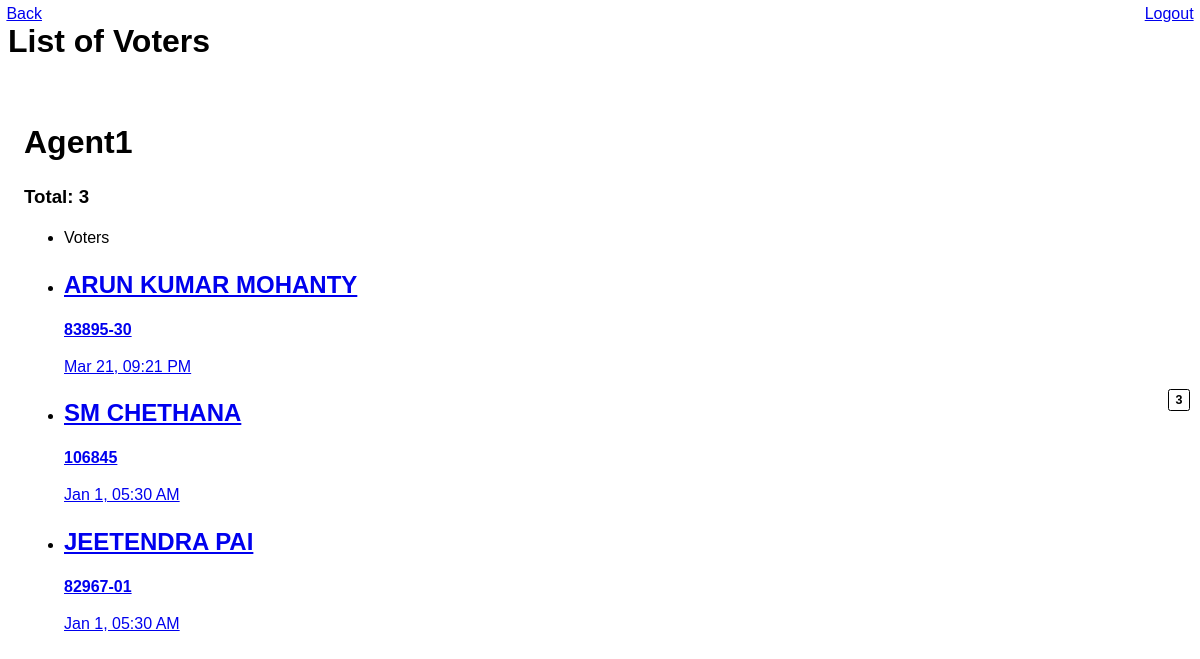
/gift_by_agent.php?agent_id=1 (signed in), run on the app's committed database.
### tables this page shows
CREATE TABLE IF NOT EXISTS `agents` (
  `id` int(2) NOT NULL AUTO_INCREMENT,
  `username` varchar(25) DEFAULT NULL,
  `password` varchar(255) DEFAULT NULL,
  UNIQUE KEY `id` (`id`)
);

CREATE TABLE IF NOT EXISTS `candidates` (
  `ID` int(4) DEFAULT NULL,
  `MEMB_NO` int(5) DEFAULT NULL,
  `NAME` varchar(32) DEFAULT NULL,
  `DEPT` varchar(4) DEFAULT NULL,
  `PB_NO` varchar(9) DEFAULT NULL,
  `DIVISION` varchar(15) DEFAULT NULL,
  `GIFTED` tinyint(4) NOT NULL DEFAULT '0',
  `AGENT` tinyint(3) UNSIGNED NOT NULL DEFAULT '0',
  `GIFT_TIME` int(10) UNSIGNED NOT NULL DEFAULT '0',
  UNIQUE KEY `ID` (`ID`)
);

### db_connect.php (called while the page is built, shortened)
<?php
class DB_Connect {
    public function connect() {
		$mysqli = new mysqli(DB_HOST, DB_USER, DB_PASSWORD,DB_DATABASE);
        return $mysqli;
    }
}

### db_functions.php (called while the page is built, shortened)
<?php
class DB_Functions
{
  private $conn;
  function __construct()
  {
    include_once './db_connect.php';
    $this->db = new DB_Connect();
    $this->conn = $this->db->connect();
  }
  public function getAgentnameById($agent_id)
  {
    $result =  $this->conn->query("SELECT * FROM `agents` WHERE `id` = $agent_id ");
    $count = $result->num_rows;
    if ($count == 1) {
      $row = $result->fetch_array();
      $agent_name = $row['username'];
    } else {
      $agent_name = "unknown";
    }
    return $agent_name;
  }
  public function searchGiftedCandidate($agent_id)
  {
    $result =  $this->conn->query("SELECT * from candidates WHERE GIFTED=1 AND AGENT=$agent_id ORDER BY `GIFT_TIME` DESC");
    return $result;
  }
}

### gift_by_agent.php (the view, shortened to what this page needs)
<!DOCTYPE html>
<html>
<?php
include_once 'db_functions.php';
$db = new DB_Functions();
if (isset($_GET["agent_id"])) {
   $agent_id = $_GET["agent_id"];
}
$search_result = $db->searchGiftedCandidate($agent_id);
$row_count = $search_result->num_rows;
?>
<head>
   <link rel="stylesheet" href="themes/android_blue.min.css" />
   <link rel="stylesheet" href="themes/jquery.mobile.icons.min.css" />
   <link rel="stylesheet" href="themes/jquery.mobile.structure-1.4.5.min.css" />
   <link rel="stylesheet" type="text/css" href="./css/style.css">
</head>
<body>
   <div data-role="page" id="pageone">
      <div data-role="header" data-backbtn="true" data-position="fixed" data-theme="b">
         <a href="#" data-rel="back" data-icon="back" class="ui-btn-left">Back</a>
         <h1>List of Voters</h1>
         <a href="logout.php" data-icon="power" class="ui-btn-right">Logout</a>
      </div>
      <div data-role="main" class="ui-content">
         <form method="post">
            <div>
               <h1 style="text-transform: capitalize"><?php echo $db->getAgentnameById($agent_id); ?></h1>
               <h3>Total: <?php echo $row_count ?></h3>
               <ul data-role="listview" class="ui-alt-icon ui-nodisc-icon" >
               <li data-role="list-divider">Voters<span class="ui-li-count"><?php echo $row_count ?></span></li>
                  <?php
                  while ($row =  $search_result->fetch_array()) {
                  ?>
                     <li><a href="search_result.php?pb_no=<?php echo $row['PB_NO'] ?>">
                           <h2><?php echo $row['NAME']; ?></h2>
                           <p><strong><?php echo $row['PB_NO']; ?></strong></p>
                           <p class="ui-li-aside"><?php echo date("M j, h:i A", $row['GIFT_TIME']); ?></p>
                        </a></li>
                  <?php } ?>
               </ul>
         </form>
      </div>
   </div>
</body>
</html>

### data on the page
agents: username "Agent1"
candidates: NAME "ARUN KUMAR MOHANTY", PB_NO "83895-30", GIFT_TIME "Mar 21, 09:21 PM"
candidates: NAME "SM CHETHANA", PB_NO "106845", GIFT_TIME "Jan 1, 05:30 AM"
candidates: NAME "JEETENDRA PAI", PB_NO "82967-01", GIFT_TIME "Jan 1, 05:30 AM"

### other printed values
$row_count "3"
